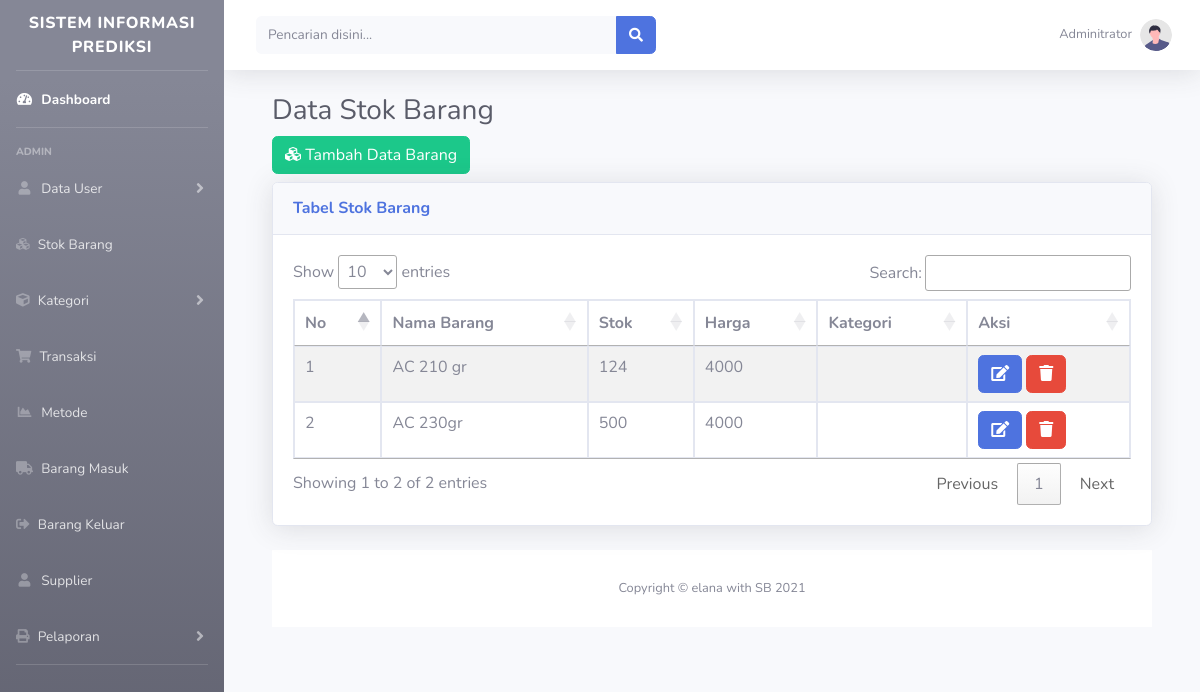
/index.php?halaman=stok (signed in), run on the app's committed database.
### tables this page shows
CREATE TABLE `stok` (
  `id` int(11) NOT NULL,
  `nama_barang` varchar(150) NOT NULL,
  `stok` int(11) DEFAULT NULL,
  `harga` int(50) NOT NULL,
  `kategori` varchar(150) NOT NULL
);

### page/stok/index_barang.php (the view)
<div class="container-fluid">
    <h1 class="h3 mb-2 text-gray-800">Data Stok Barang </h1>
    <div class="box">
        <div class="box-header">
            <h3 class="box-title"><span class="pull-right"><a href="?halaman=stok&aksi=tambah" class="btn btn-success"><i class="fa fa-cubes"></i> Tambah Data Barang</a></span></h3>
            <div class="card shadow mb-4">
                <div class="card-header py-3">
                    <h6 class="m-0 font-weight-bold text-primary">Tabel Stok Barang</h6>
                </div>
                <div class="card-body">
                    <div class="table-responsive">
                        <table id="example1" class="table table-bordered table-striped">
                            <thead>
                                <tr>
                                    <th>No</th>
                                    <th>Nama Barang</th>
                                    <th>Stok</th>
                                    <th>Harga</th>
                                    <th>Kategori</th>
                                    <th>Aksi</th>
                                </tr>
                            </thead>
                            <tbody>
                                <?php
                                $no = 1;
                                $sql = "select * from stok";
                                $query = mysqli_query($conn, $sql);
                                while ($row = mysqli_fetch_assoc($query)) :
                                ?>
                                    <tr>
                                        <td><?= $no ?></td>
                                        <td><?= $row['nama_barang'] ?></td>
                                        <td><?= $row['stok'] ?></td>
                                        <td><?= $row['harga'] ?></td>
                                        <td><?= $row['kategori'] ?></td>
                                        <td>
                                            <a href="?halaman=stok&aksi=edit&id=<?= $row['id'] ?>" class="btn btn-primary"><i class="fa fa-edit"></i></a>
                                            <a href="?halaman=stok&aksi=delete&id=<?= $row['id'] ?>" class="btn btn-danger" onclick="return confirm('Apakah data akan dihapus?')"><i class="fa fa-trash"></i></a>
                                        </td>
                                    </tr>
                                <?php $no++;
                                endwhile; ?>
                            </tbody>
                        </table>
                    </div>
                </div>
            </div>
        </div>

### data on the page
stok: nama_barang "AC 210 gr", stok "124", harga "4000"
stok: nama_barang "AC 230gr", stok "500", harga "4000"
